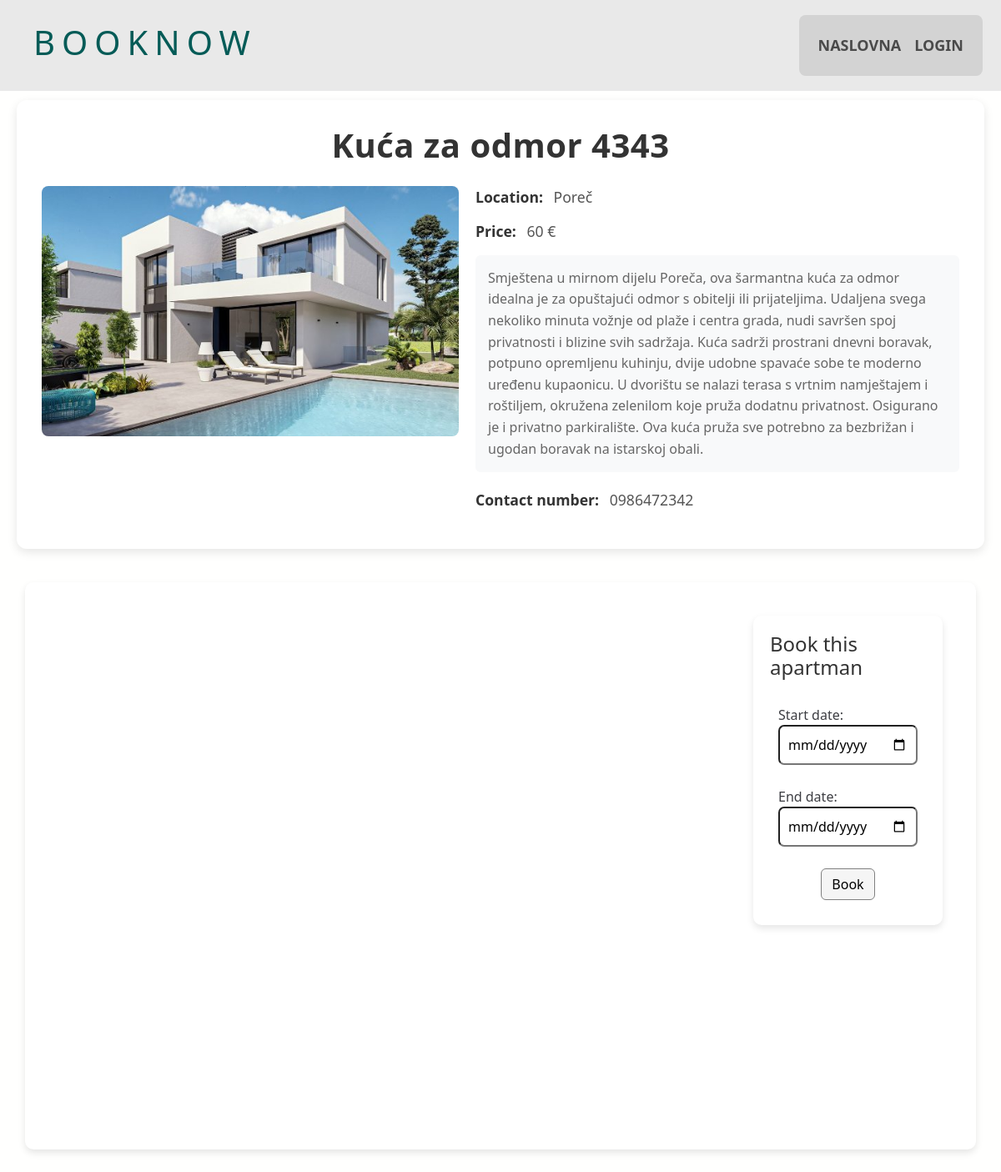
The app's page /app/apartman/36/ with its own data.
### app/models.py (models this page shows)
class Apartman(models.Model):
    title = models.CharField(max_length=200)
    description = models.TextField()
    location=models.TextField(default="no location")
    price = models.CharField(max_length=15, null=True, blank=True)
    user = models.ForeignKey(User, on_delete=models.CASCADE)
    contact_number = models.CharField(max_length=15, null=True, blank=True)
    apartman_image = models.ImageField(upload_to='apartman_img/', null=True, blank=True)

### app/views.py (the view)
# urls.py: path('apartman/<int:apartman_id>/', views.apartman_detail, name='apartman_detail'),
def apartman_detail(request, apartman_id):
    apartman = get_object_or_404(Apartman, id=apartman_id)
    bookings = Booking.objects.filter(apartman=apartman)
    return render(request, 'app/apartman_detail.html', {'apartman': apartman, 'bookings': bookings, 'form': BookingForm(initial={'apartman': apartman})})

### app/forms.py
class BookingForm(forms.ModelForm):
   class Meta:
        model = Booking
        fields = ['apartman', 'start_date', 'end_date']
        widgets = {
            'start_date': forms.DateInput(attrs={'type': 'date'}),
            'end_date': forms.DateInput(attrs={'type': 'date'}),
            'apartman': forms.HiddenInput()
        }

### app/templates/app/apartman_detail.html (shortened to what this page needs)
{% extends "app/base.html" %}
{% load static %}
{% block content %}
<div class="card-detail">
    <div class="house-info-card">
        <h1 class="house-title">{{ apartman.title }}</h1>
        <div class="house-details">
            {% if apartman.apartman_image %}
            <img id="apartmanImage" src="{{ apartman.apartman_image.url }}" class="house-img" alt="{{ apartman.title }}">
            {% endif %}
            <div class="house-content">
                <p class="info-item"><span class="info-label">Location:</span> {{ apartman.location }}</p>
                <p class="info-item"><span class="info-label">Price:</span> {{ apartman.price }} €</p>
                <p class="info-description">{{ apartman.description }}</p>
                <p class="info-item"><span class="info-label">Contact number:</span> {{ apartman.contact_number }}</p>
            </div>
        </div>
    </div>
    <div class="calendar">
        <div id='calendar'></div>
        <div class="booking">
            <h3>Book this apartman</h3>
            <form id="booking-form" method="post" action="{% url 'app:add_booking' %}">
                {{ form.as_p }}
                <button type="submit" class="btn btn-primary">Book</button>
            </form>
        </div>
    </div>
</div>
{% endblock %}

### static/app/app.css (style rules this page uses)
* { padding: 0; margin: 0; }
body { background-color: #fffffe; }
h1 { color: #045B57; }
p { color: #3C3D42; }
.btn-primary { background-color: #007bff; border-color: #007bff; }
.booking { margin: 20px; margin-left: 100px; background-color: lightgray; padding: 30px; border-radius: 10px; height: fit-content; }
#id_end_date, #id_start_date { border-radius: 7px; padding: 10px; }
.card-detail { border: none; display: flex; flex-direction: column; justify-content: center; max-width: 1200px; margin: 0 auto; padding: 20px; padding-top: 120px; }
#calendar { margin-top: 20px; margin-bottom: 20px; width: 70%; height: 600px; }
.calendar { display: flex; flex-direction: row; margin: 10px; }
#booking-form { margin-top: 20px; padding: 10px; }
#booking-form .btn-primary { background-color: whitesmoke; border-color: gray; color: black; }
.house-info-card { background: #fff; border-radius: 12px; box-shadow: 0 4px 12px rgba(0, 0, 0, 0.1); padding: 30px; margin-bottom: 30px; }
.house-title { font-size: 2.5rem; font-weight: 700; color: #333; text-align: center; margin-bottom: 25px; letter-spacing: 0.5px; }
.house-details { display: flex; flex-wrap: wrap; gap: 20px; align-items: flex-start; }
.house-img { width: 100%; max-width: 500px; height: 300px; object-fit: cover; border-radius: 8px; cursor: pointer; }
.house-content { flex: 1; min-width: 300px; }
.info-item { font-size: 1.1rem; margin-bottom: 15px; color: #555; }
.info-label { font-weight: 600; color: #333; margin-right: 8px; }
.info-description { font-size: 1rem; line-height: 1.6; color: #666; margin-bottom: 20px; background: #f8f9fa; padding: 15px; border-radius: 6px; }
.calendar { background: #fff; border-radius: 10px; box-shadow: 0 4px 8px rgba(0, 0, 0, 0.1); padding: 20px; margin-bottom: 20px; }
#calendar { width: 100%; }
.booking { background: #fff; border-radius: 10px; box-shadow: 0 4px 8px rgba(0, 0, 0, 0.1); padding: 20px; }
.booking h3 { font-size: 1.5rem; margin-bottom: 15px; color: #333; }
.booking form { display: flex; flex-direction: column; gap: 10px; }
.booking .btn { align-self: center; }

### records on screen
Apartman: title "Kuća za odmor 4343", apartman_image (picture), location "Poreč", price "60", description "Smještena u mirnom dijelu Poreča, ova šarmantna kuća za odmor idealna je za opuštajući odmor s obitelji ili prijateljima. Udaljena svega nekoliko minuta vožnje od plaže i centra grada, nudi savršen spoj privatnosti i blizine svih sadržaja. Kuća sadrži prostrani dnevni boravak, potpuno opremljenu kuhinju, dvije udobne spavaće sobe te moderno uređenu kupaonicu. U dvorištu se nalazi terasa s vrtnim namještajem i roštiljem, okružena zelenilom koje pruža dodatnu privatnost. Osigurano je i privatno parkiralište. Ova kuća pruža sve potrebno za bezbrižan i ugodan boravak na istarskoj obali.", contact_number "0986472342"
